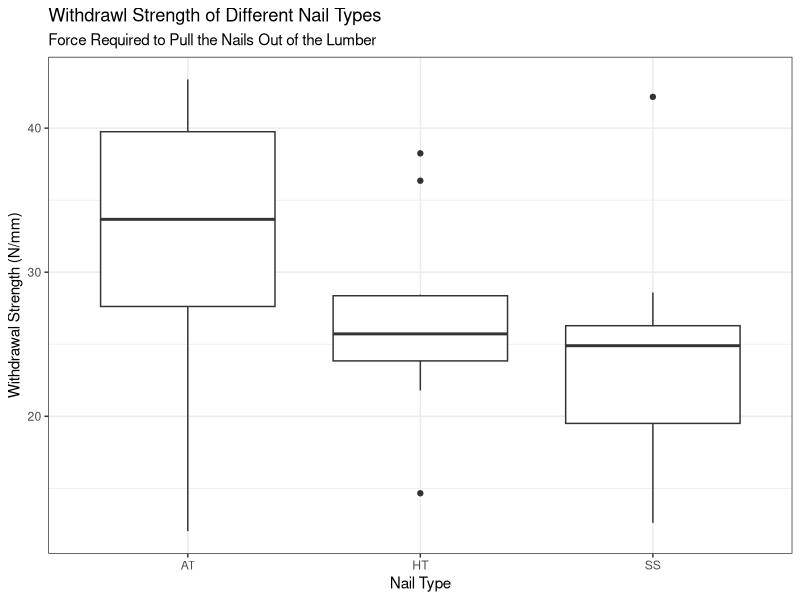
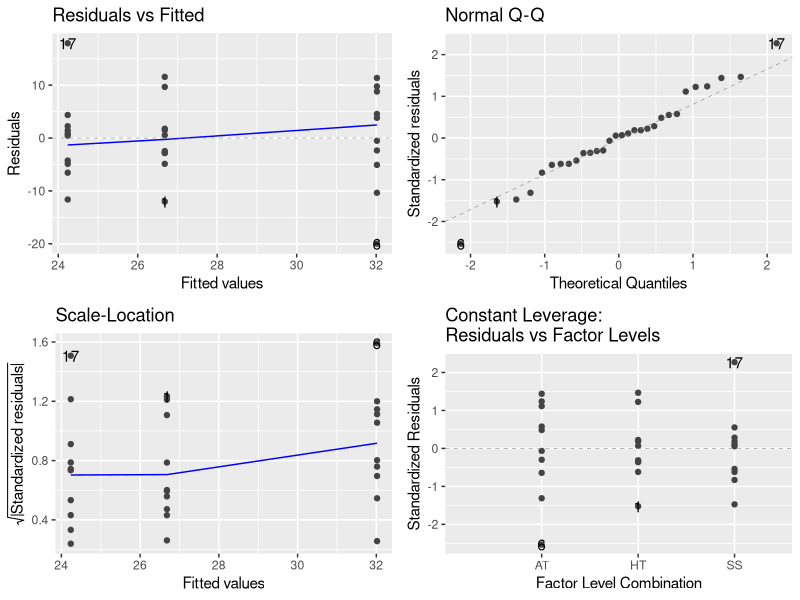

Here is the R script that generated these plots, in order:
## ---- chunk 1
knitr::opts_chunk$set(echo = TRUE)
## ---- chunk 2
library(tidyverse)
library(knitr)

Nails <- read.csv("nail_strengths.csv")
Nails %>%
  group_by(Nail_type) %>%
  summarize(Mean = mean(Withdrawal_strength),
            SD = sd(Withdrawal_strength),
            Min = min(Withdrawal_strength),
            Q1 = quantile(Withdrawal_strength, prob = 0.25),
            Median = median(Withdrawal_strength),
            Q3 = quantile(Withdrawal_strength, prob = 0.75),
            Max = max(Withdrawal_strength)) %>%
    kable()
## ---- chunk 3
ggplot(Nails) +
  geom_boxplot(aes(x = Nail_type, y = Withdrawal_strength)) +
  labs(x = "Nail Type", y = "Withdrawal Strength (N/mm)",
       title = "Withdrawl Strength of Different Nail Types",
       subtitle = "Force Required to Pull the Nails Out of the Lumber") +
  theme_bw()
## ---- chunk 4
library(ggfortify)

Nails.anova <- aov(Withdrawal_strength ~ Nail_type, data = Nails)
autoplot(Nails.anova)
## ---- chunk 5
summary(Nails.anova)
## ---- chunk 6
